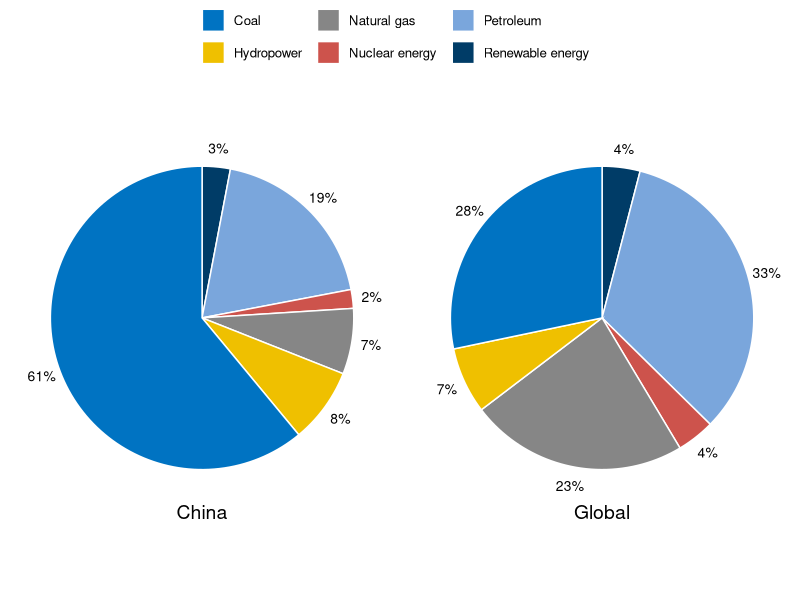

Write R code to recreate this figure.
## ---- chunk 1
library(tidyverse)
library(ggpubr)
library(ggsci)
energyStrucChina <- data.frame("type" = c("Coal", "Petroleum", "Hydropower",
                                          "Natural gas", "Renewable energy",
                                          "Nuclear energy"),
                               "value" = c(61, 19, 8, 7, 3, 2),
                               "label" = c("61%","19%","8%","7%","3%","2%"))
energyStrucGlobal <- data.frame("type" = c("Coal", "Petroleum", "Hydropower",
                                           "Natural gas", "Renewable energy",
                                           "Nuclear energy"),
                                "value" = c(28, 33, 7, 23, 4, 4),
                                "label" = c("28%","33%","7%","23%","4%","4%"))

ggenergyChina <- ggpie(energyStrucChina, 'value', color = "white",
                       fill = 'type', palette = 'jco',
                       label = "label", lab.pos = 'out', caption = "China") + 
  guides(fill=guide_legend(title=NULL)) +
  theme(plot.caption=element_text(size = 14, hjust = 0.5, vjust = 6))


ggenergyGlobal <- ggpie(energyStrucGlobal, 'value', color = "white",
                        fill = 'type', palette = 'jco',
                        label = "label", lab.pos = 'out', caption = "Global") + 
  guides(fill=guide_legend(title=NULL)) +
  theme(plot.caption=element_text(size = 14, hjust = 0.5, vjust = 6))

ggarrange(ggenergyChina,ggenergyGlobal, common.legend = TRUE)
